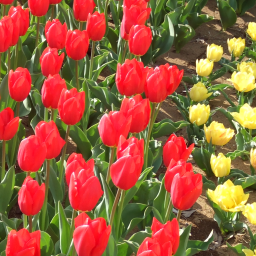
#> input picture blur/bOriginal.bmp, 256 x 256 px
$ python blur.py
#> lines starting #> are read from the running program, lines starting #| are printed output that depends on the picture
#===============================================================================
# Exemplo: Blur em imagens em escala de cinza e colorida
#-------------------------------------------------------------------------------
# Autores:  João Lucas Marques Camilo
#           Viviane Ruotolo
# Universidade Tecnológica Federal do Paraná
#===============================================================================

import sys
import timeit
import numpy as np
import cv2

#===============================================================================

INPUT_IMAGE =  'bOriginal.bmp'
#INPUT_IMAGE = 'Original.bmp'

# TODO: ajuste estes parâmetros!
NEGATIVO = False
THRESHOLD = 0.7
TAMANHO_JANELAH = 21
TAMANHO_JANELAW = 21


#===============================================================================

def binariza (img, threshold):
    img= np.where( img < threshold,0.0,1.0)
    return img
#-------------------------------------------------------------------------------
'''
Parametros: img

Retorno: uma outra imagem que cada pixel tem o valor da média dos pixels, delimitado pela janela H X W,
da imagem original. Ou seja, uma imagem borrada


'''
# [78 lines left out: functions blur, blur_separavel, not called in this run]

def integral(img,rows,cols,channel):


    img_out = img.copy()


    for row in range (0,rows):
        for col in range (0,cols):

            if row == 0 and col ==0:
                continue
            elif row == 0:
                img_out[row,col] += img_out[row,col-1]
            elif col == 0:
                img_out[row,col] += img_out[row-1,col]
            else:
                img_out[row,col] += img_out[row,col-1] + img_out[row-1,col] - img_out[row-1,col-1]

    return img_out


def blur_integral(img,dimension):
    rows,cols,channel = dimension
    img_buffer =integral(img,rows,cols,channel)
    img_out = img.copy()


    hT = TAMANHO_JANELAH
    wT = TAMANHO_JANELAW

    i_ht = int(hT/2)
    i_wt = int(wT/2)

    for row in range (0,rows):
        tamh = 0
         #o pixel mais a baixo da janela
        row_baixo_dir = row +i_ht

        #verifica se o pixel mais a baixo da janela não esta na imagem
        #caso não esteja, arruma a posição do pixel mais a baixo
        if row > rows -i_ht -1:
            tamh = row_baixo_dir -rows+1
            row_baixo_dir = rows -1


        for col in range (0,cols):
            tamw = 0
            #o pixel mais a direita da janela
            col_baixo_dir = col +i_wt
            #verifica se o pixel mais a direita da janela não esta na imagem
            #caso não esteja, arruma a posição do pixel mais a baixo para o limite da imagem (cols -1)
            if col > cols - i_wt -1:
                #Pega o valor de quantos pixels foi perdido na janela
                tamw = col_baixo_dir - cols+1
                col_baixo_dir = cols -1


            flag1 = False
            flag2 = False
            menos_h = tamh
            menos_w = tamw

                #coloca o pixel diagonal direita baixo na somatória da imagem
            img_out[row,col] = img_buffer[row_baixo_dir][col_baixo_dir]
            #verifica se o topo -1 do kernel esta na imagem
            #caso estiver,o inclui na somatória
            if row > i_ht :
                #adiciona na somatória o pixel direita cima
                img_out[row,col] -= img_buffer[row-i_ht-1][col_baixo_dir]
                flag1= True
            else :
                #ajusta o tamanho da divisão da média
                menos_h += i_ht - row
            #verifica se a esqueda  -1 do kernel esta na imagem
            #caso estiver,o inclui na somatória
            if col > i_wt :
                img_out[row,col] -= img_buffer[row_baixo_dir][col-i_wt-1]
                flag2 = True
            else:
                menos_w += i_wt -col

            #Adiciona um pixel no somatório para arrumar a área
            if(flag1 and flag2):
                img_out[row,col] += img_buffer[row-i_ht-1][col-i_wt-1]

            if (row == 100 and col == 50):
                print ((hT-menos_h)*(wT-menos_w),hT-menos_h, wT-menos_w)
            img_out [row,col] /= ((hT-menos_h)*(wT-menos_w))
            #img_out [row,col] /= ((hT)*(wT))


    return img_out


#--------------------------------------------------------------------------------------------

#========================================================================================
def main ():

    # Abre a imagem em escala de colorida.
    img = cv2.imread (INPUT_IMAGE)
#> img is the input picture: shape (256, 256, 3); mean B, G, R 60.6, 93.5, 156

    if img is None:
        print ('Erro abrindo a imagem.\n')
        sys.exit ()

    #Converte para float de 32 bits
    img = img.astype (np.float32) / 255

    # Negativo da Imagem
    if NEGATIVO:
        img = 1 - img

    # Imagem Original
    cv2.imshow ('01 - Original', img)
    cv2.imwrite ('01 - Original.png', img*255)

    start_time = timeit.default_timer ()
    dimension = np.shape(img)
#> dimension = (256, 256, 3)
    #Blur na imagem .
    #img_blur = blur(img,dimension)
    img_blur = blur_integral(img,dimension)
#> after the loop in integral, `for row in range (0,rows):`:
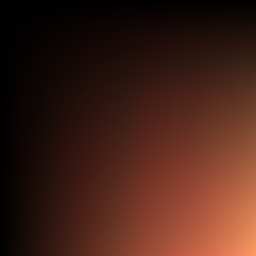
#> img_out: shape (256, 256, 3) float32; mean B, G, R 3712.6, 5260.6, 10514.5; drawn with min black and max white
#> after the loop in blur_integral, `for row in range (0,rows):`:
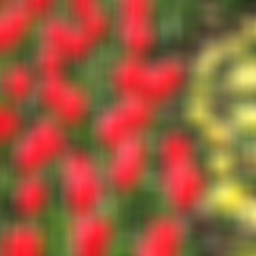
#> img_out: shape (256, 256, 3) float32; mean B, G, R 0.238, 0.366, 0.612
    #img_blur = blur_separavel(img,dimension)
    img_cv = cv2.blur(img, ksize=(TAMANHO_JANELAW, TAMANHO_JANELAH))

    print ('Tempo: %f' % (timeit.default_timer () - start_time))

    #Subtrai a imagem blur criada com a do cv2
    img_blur_m_cv = img_blur.copy()
    #img_blur_m_cv =  img_cv - img_blur
    img_blur_m_cv =   img_blur - img_cv
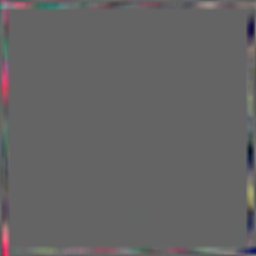
#> img_blur_m_cv: shape (256, 256, 3) float32; mean B, G, R 8.87e-05, -0.000134, 0.00048; drawn with min black and max white

    #Normaliza a imagem, assim verificando se realmente zerou
    img_norm = img_blur_m_cv.copy()
    img_norm = cv2.normalize(img_blur_m_cv,None,alpha=0,beta=255,norm_type=cv2.NORM_MINMAX)

    # Mostra os objetos encontrados.
    cv2.imshow ('02 - out', img_blur)
    cv2.imwrite ('02 - out.png', img_blur*255)
    cv2.imshow ('03 - Img Subtraida', img_blur_m_cv)
    cv2.imwrite ('03 - Img Subtraida.png', img_blur_m_cv*255)
    cv2.imshow ('04 - normalizada', img_norm/255)
    cv2.imwrite ('04 - normalizada.png',img_norm)
    cv2.imshow ('05 - cv', img_cv)
    cv2.imwrite ('05 - cv.png', img_cv*255)
    cv2.waitKey ()
    cv2.destroyAllWindows ()


if __name__ == '__main__':
    main ()

#===============================================================================
